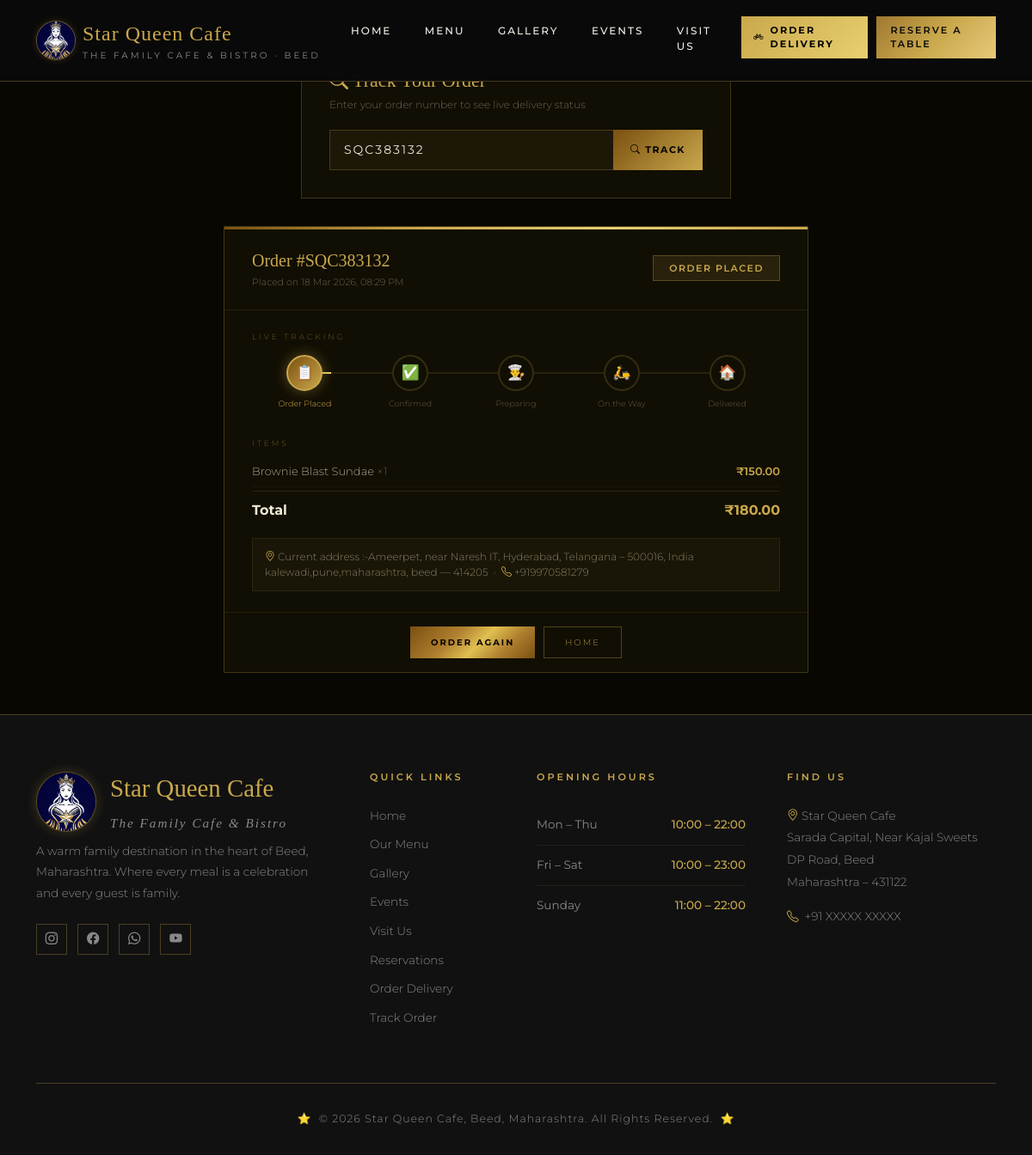
Page /order/track/?order_number=SQC383132 on the committed database.
### cafe/models.py (models this page shows, shortened)
class DeliveryOrder(models.Model):
    STATUS_CHOICES = [
        ('pending',    'Order Placed'),
        ('confirmed',  'Confirmed'),
        ('preparing',  'Preparing'),
        ('picked_up',  'Picked Up by Delivery'),
        ('on_the_way', 'On the Way'),
        ('delivered',  'Delivered'),
        ('cancelled',  'Cancelled'),
    ]
    PAYMENT_CHOICES = [
        ('cod',  'Cash on Delivery'),
        ('upi',  'UPI / QR Code'),
        ('card', 'Card on Delivery'),
    ]
    name        = models.CharField(max_length=100)
    phone       = models.CharField(max_length=15)
    email       = models.EmailField(blank=True)
    address     = models.TextField()
    landmark    = models.CharField(max_length=200, blank=True)
    pincode     = models.CharField(max_length=10)
    order_number   = models.CharField(max_length=20, unique=True)
    status         = models.CharField(max_length=20, choices=STATUS_CHOICES, default='pending')
    payment_method = models.CharField(max_length=10, choices=PAYMENT_CHOICES, default='cod')
    special_note   = models.TextField(blank=True)
    subtotal        = models.DecimalField(max_digits=8, decimal_places=2, default=0)
    delivery_charge = models.DecimalField(max_digits=6, decimal_places=2, default=30)
    discount        = models.DecimalField(max_digits=6, decimal_places=2, default=0)
    total           = models.DecimalField(max_digits=8, decimal_places=2, default=0)
    created_at    = models.DateTimeField(auto_now_add=True)
    updated_at    = models.DateTimeField(auto_now=True)
    delivered_at  = models.DateTimeField(null=True, blank=True)
    estimated_time = models.PositiveIntegerField(default=40)
    class Meta:
        ordering = ['-created_at']

class OrderItem(models.Model):
    order     = models.ForeignKey(DeliveryOrder, on_delete=models.CASCADE, related_name='items')
    menu_item = models.ForeignKey(MenuItem, on_delete=models.CASCADE)
    quantity  = models.PositiveIntegerField(default=1)
    price     = models.DecimalField(max_digits=6, decimal_places=2)  # price at time of order
    @property
    def line_total(self):
        return self.price * self.quantity

class MenuItem(models.Model):
    CATEGORY_CHOICES = [
        ('ice_cream', 'Ice Cream Sundaes'),
        ('milkshakes', 'Milkshakes'),
        ('cold_coffee', 'Cold Coffee'),
        ('pizza', 'Pizza'),
        ('burgers', 'Burgers'),
        ('momos', 'Momos'),
        ('french_fries', 'French Fries'),
        ('fresh_juices', 'Fresh Juices'),
        ('smoothies', 'Smoothies'),
        ('lassi', 'Lassi'),
        ('falooda', 'Falooda'),
    ]
    name = models.CharField(max_length=100)
    description = models.TextField(blank=True)
    price = models.DecimalField(max_digits=6, decimal_places=2)
    category = models.CharField(max_length=50, choices=CATEGORY_CHOICES)
    is_available = models.BooleanField(default=True)
    is_bestseller = models.BooleanField(default=False)
    created_at = models.DateTimeField(auto_now_add=True)
    class Meta:
        ordering = ['category', 'name']

### cafe/views.py (the view)
# urls.py: path('order/track/', views.track_order, name='track_order'),
def track_order(request):
    order        = None
    order_items  = []
    order_number = request.GET.get('order_number', '').strip().upper()
    if order_number:
        try:
            order       = DeliveryOrder.objects.get(order_number=order_number)
            order_items = order.items.select_related('menu_item').all()
        except DeliveryOrder.DoesNotExist:
            messages.error(request, f"No order found with #{order_number}.")
    return render(request, 'cafe/track_order.html', {
        'order':        order,
        'order_items':  order_items,
        'order_number': order_number,
    })

### cafe/templates/cafe/track_order.html (shortened to what this page needs)
{% extends 'cafe/base.html' %}
{% load static %}
{% block content %}
<div class="track-page">
  <div class="container">
    <div class="track-search-box">
      <h2> Track Your Order</h2>
      <p>Enter your order number to see live delivery status</p>
      <form method="get" action="{% url 'track_order' %}">
        <div class="track-input">
          <input type="text" name="order_number" value="{{ order_number }}" placeholder="e.g. SQC123456" style="letter-spacing:2px;">
          <button type="submit"><i class="bi bi-search"></i> Track</button>
        </div>
      </form>
    </div>
    {% if order %}
    <div class="track-result">
      <div style="background:#110e03;border:1px solid rgba(201,168,76,0.25);position:relative;overflow:hidden;">
        <div style="position:absolute;top:0;left:0;right:0;height:3px;background:linear-gradient(90deg,#7a5010,#c9a84c,#e8d070,#c9a84c);"></div>
        <div style="padding:1.5rem 2rem;border-bottom:1px solid rgba(201,168,76,0.12);display:flex;align-items:center;justify-content:space-between;flex-wrap:wrap;gap:12px;">
          <div>
            <div style="font-family:'Playfair Display',serif;font-size:20px;color:#c9a84c;">Order #{{ order.order_number }}</div>
            <div style="font-size:11px;color:rgba(240,228,196,0.4);margin-top:2px;">Placed on {{ order.created_at|date:"d M Y, h:i A" }}</div>
          </div>
          <span style="background:rgba(201,168,76,0.12);border:1px solid rgba(201,168,76,0.3);color:#c9a84c;font-size:11px;font-weight:600;letter-spacing:1.5px;text-transform:uppercase;padding:6px 18px;">
            {{ order.get_status_display }}
          </span>
        </div>
        <div style="padding:1.5rem 2rem;">
          <div style="font-size:9px;letter-spacing:3px;text-transform:uppercase;color:rgba(201,168,76,0.5);margin-bottom:14px;">Live Tracking</div>
          {% with status=order.status %}
          <div style="display:flex;align-items:flex-start;justify-content:space-between;position:relative;margin-bottom:2rem;">
            <div style="position:absolute;top:20px;left:10%;height:2px;background:linear-gradient(90deg,#c9a84c,#e8d070);z-index:1;
              width:{% if status == 'pending' %}5%{% elif status == 'confirmed' %}25%{% elif status == 'preparing' %}50%{% elif status == 'picked_up' %}62%{% elif status == 'on_the_way' %}75%{% elif status == 'delivered' %}100%{% else %}0%{% endif %};transition:width 1s ease;"></div>
            <div style="display:flex;flex-direction:column;align-items:center;flex:1;position:relative;z-index:2;">
              <div style="width:42px;height:42px;border-radius:50%;display:flex;align-items:center;justify-content:center;font-size:17px;margin-bottom:8px;{% if status in 'pending,confirmed,preparing,picked_up,on_the_way,delivered' %}background:linear-gradient(135deg,#7a5010,#c9a84c);border:2px solid #c9a84c;box-shadow:0 0 16px rgba(201,168,76,0.4);{% else %}background:#110e03;border:2px solid rgba(201,168,76,0.2);{% endif %}">📋</div>
              <div style="font-size:9.5px;text-align:center;max-width:70px;{% if status in 'pending,confirmed,preparing,picked_up,on_the_way,delivered' %}color:#c9a84c;{% else %}color:rgba(240,228,196,0.35);{% endif %}">Order Placed</div>
            </div>
            <div style="display:flex;flex-direction:column;align-items:center;flex:1;position:relative;z-index:2;">
              <div style="width:42px;height:42px;border-radius:50%;display:flex;align-items:center;justify-content:center;font-size:17px;margin-bottom:8px;{% if status in 'confirmed,preparing,picked_up,on_the_way,delivered' %}background:linear-gradient(135deg,#7a5010,#c9a84c);border:2px solid #c9a84c;box-shadow:0 0 16px rgba(201,168,76,0.4);{% else %}background:#110e03;border:2px solid rgba(201,168,76,0.2);{% endif %}">✅</div>
              <div style="font-size:9.5px;text-align:center;max-width:70px;{% if status in 'confirmed,preparing,picked_up,on_the_way,delivered' %}color:#c9a84c;{% else %}color:rgba(240,228,196,0.35);{% endif %}">Confirmed</div>
            </div>
            <div style="display:flex;flex-direction:column;align-items:center;flex:1;position:relative;z-index:2;">
              <div style="width:42px;height:42px;border-radius:50%;display:flex;align-items:center;justify-content:center;font-size:17px;margin-bottom:8px;{% if status in 'preparing,picked_up,on_the_way,delivered' %}background:linear-gradient(135deg,#7a5010,#c9a84c);border:2px solid #c9a84c;box-shadow:0 0 16px rgba(201,168,76,0.4);{% else %}background:#110e03;border:2px solid rgba(201,168,76,0.2);{% endif %}">👨‍🍳</div>
              <div style="font-size:9.5px;text-align:center;max-width:70px;{% if status in 'preparing,picked_up,on_the_way,delivered' %}color:#c9a84c;{% else %}color:rgba(240,228,196,0.35);{% endif %}">Preparing</div>
            </div>
            <div style="display:flex;flex-direction:column;align-items:center;flex:1;position:relative;z-index:2;">
              <div style="width:42px;height:42px;border-radius:50%;display:flex;align-items:center;justify-content:center;font-size:17px;margin-bottom:8px;{% if status in 'on_the_way,delivered' %}background:linear-gradient(135deg,#7a5010,#c9a84c);border:2px solid #c9a84c;box-shadow:0 0 16px rgba(201,168,76,0.4);{% else %}background:#110e03;border:2px solid rgba(201,168,76,0.2);{% endif %}">🛵</div>
              <div style="font-size:9.5px;text-align:center;max-width:70px;{% if status in 'on_the_way,delivered' %}color:#c9a84c;{% else %}color:rgba(240,228,196,0.35);{% endif %}">On the Way</div>
            </div>
            <div style="display:flex;flex-direction:column;align-items:center;flex:1;position:relative;z-index:2;">
              <div style="width:42px;height:42px;border-radius:50%;display:flex;align-items:center;justify-content:center;font-size:17px;margin-bottom:8px;{% if status == 'delivered' %}background:linear-gradient(135deg,#7a5010,#c9a84c);border:2px solid #c9a84c;box-shadow:0 0 16px rgba(201,168,76,0.4);{% else %}background:#110e03;border:2px solid rgba(201,168,76,0.2);{% endif %}">🏠</div>
              <div style="font-size:9.5px;text-align:center;max-width:70px;{% if status == 'delivered' %}color:#c9a84c;{% else %}color:rgba(240,228,196,0.35);{% endif %}">Delivered</div>
            </div>
          </div>
          {% endwith %}
          <div style="font-size:9px;letter-spacing:3px;text-transform:uppercase;color:rgba(201,168,76,0.5);margin-bottom:10px;">Items</div>
          {% for item in order_items %}
          <div style="display:flex;justify-content:space-between;padding:7px 0;border-bottom:1px solid rgba(201,168,76,0.06);font-size:13px;">
            <span style="color:rgba(240,228,196,0.7);">{{ item.menu_item.name }} <span style="color:rgba(240,228,196,0.35);">×{{ item.quantity }}</span></span>
            <span style="color:#c9a84c;font-weight:600;">₹{{ item.line_total }}</span>
          </div>
          {% endfor %}
          <div style="display:flex;justify-content:space-between;padding:10px 0 4px;font-size:16px;font-weight:700;color:#c9a84c;border-top:1px solid rgba(201,168,76,0.15);margin-top:4px;">
            <span style="color:#f2ead8;">Total</span>
            <span>₹{{ order.total }}</span>
          </div>
          <div style="margin-top:1rem;padding:12px 14px;background:rgba(201,168,76,0.05);border:1px solid rgba(201,168,76,0.1);font-size:12px;color:rgba(240,228,196,0.5);">
            <i class="bi bi-geo-alt" style="color:#c9a84c;"></i>
            {{ order.address }}{% if order.landmark %}, {{ order.landmark }}{% endif %} — {{ order.pincode }}
            &nbsp;·&nbsp; <i class="bi bi-telephone" style="color:#c9a84c;"></i> {{ order.phone }}
          </div>
        </div>
        <div style="padding:1rem 2rem;border-top:1px solid rgba(201,168,76,0.12);display:flex;gap:10px;justify-content:center;flex-wrap:wrap;">
          <a href="{% url 'delivery_home' %}" style="font-size:10px;letter-spacing:2px;text-transform:uppercase;color:#050300;font-weight:700;padding:11px 24px;background:linear-gradient(135deg,#7a5010,#b08030 35%,#e0c050 55%,#b08030 75%,#7a5010);text-decoration:none;">Order Again</a>
          <a href="{% url 'home' %}" style="font-size:10px;letter-spacing:2px;text-transform:uppercase;color:rgba(201,168,76,0.85);padding:10px 24px;background:transparent;border:1px solid rgba(201,168,76,0.35);text-decoration:none;">Home</a>
        </div>
      </div>
    </div>
    {% endif %}
  </div>
</div>
{% endblock %}

### cafe/static/cafe/css/style.css (style rules this page uses)
:root { --gold: #c9a84c; --gold-light: #e8c97a; --gold-dark: #a07830; --black: #0a0a0a; --dark: #111111; --dark2: #1a1a1a; --dark3: #222222; --white: #f5f0e8; --cream: #f0e6d0; --text-muted: #888; --border: rgba(201, 168, 76, 0.3); --shadow-gold: 0 0 30px rgba(201, 168, 76, 0.2); }
* { margin: 0; padding: 0; box-sizing: border-box; }
html { scroll-behavior: smooth; }
body { background-color: var(--black); color: var(--white); font-family: 'Montserrat', sans-serif; font-weight: 300; overflow-x: hidden; }
h1, h2, h3, h4 { font-family: 'Playfair Display', serif; color: var(--gold); }

### cafe/templates/cafe/track_order.html (style rules this page uses)
.track-page { background: #090702; min-height: 100vh; padding: 3rem 0; font-family: 'Montserrat', sans-serif; }
.track-search-box { background: #110e03; border: 1px solid rgba(201,168,76,0.25); padding: 2rem; max-width: 500px; margin: 0 auto 2rem; }
.track-search-box h2 { font-family: 'Playfair Display', serif; font-size: 22px; color: #c9a84c; margin-bottom: 6px; }
.track-search-box p { font-size: 12px; color: rgba(240,228,196,0.4); margin-bottom: 1.2rem; }
.track-input { display: flex; gap: 0; }
.track-input input { flex: 1; background: rgba(201,168,76,0.06); border: 1px solid rgba(201,168,76,0.25); color: #f2ead8; padding: 12px 16px; font-size: 14px; font-family: 'Montserrat', sans-serif; text-transform: uppercase; border-right: none; }
.track-input button { background: linear-gradient(135deg, #7a5010, #c9a84c); color: #050300; border: none; padding: 12px 20px; font-size: 11px; font-weight: 700; letter-spacing: 1.5px; text-transform: uppercase; cursor: pointer; font-family: 'Montserrat', sans-serif; white-space: nowrap; }
.track-result { max-width: 680px; margin: 0 auto; }

### rows in the picture
DeliveryOrder: order_number "SQC383132", created_at "18 Mar 2026, 08:29 PM", status "ORDER PLACED", total "180.00", address "Current address :-Ameerpet, near Naresh IT, Hyderabad, Telangana – 500016, India kalewadi,pune,maharashtra", landmark "beed", pincode "414205", phone "+919970581279"
OrderItem: menu_item.name "Brownie Blast Sundae", quantity "1", line_total "150.00"
